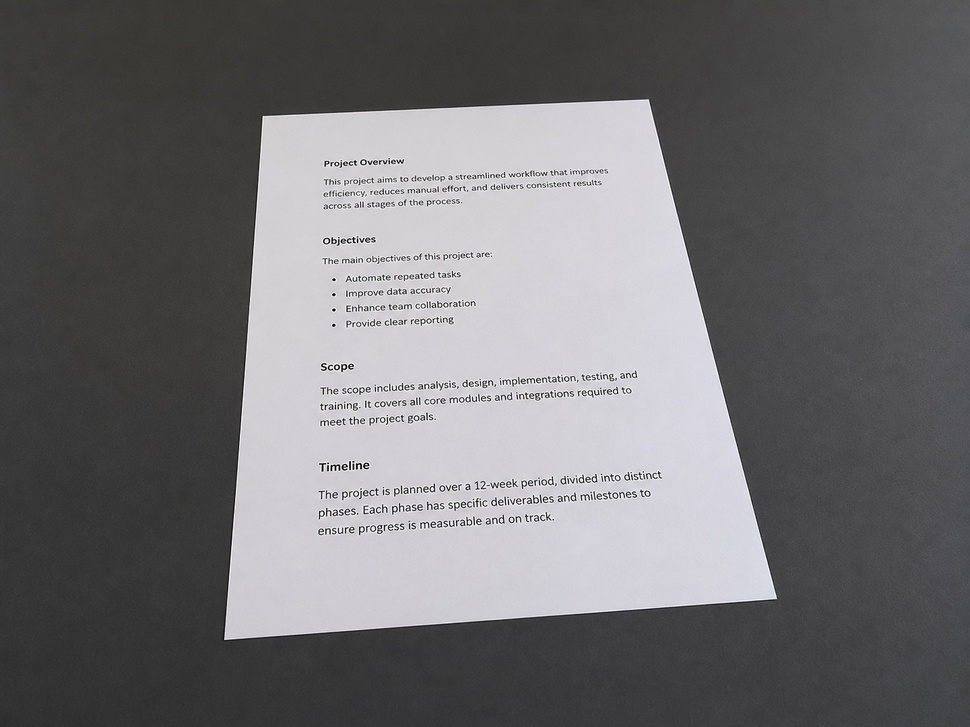
#> input picture inputs/document.jpg, 970 x 727 px, shrunk from 1448 x 1086 before the run
$ python day03_adaptive_parameters.py
#> lines starting #> are read from the running program, lines starting #| are printed output that depends on the picture; after the words box and inside, x2 and y2 are one past the last pixel; in counts of white or black regions, pixels touching at a corner belong together
from pathlib import Path
import cv2
import matplotlib.pyplot as plt

root = Path(__file__).resolve().parents[1]

image = cv2.imread(str(root / "inputs" / "document.jpg"))
#> image is the input picture: shape (727, 970, 3); mean B, G, R 114.3, 112.4, 113.2

if image is None:
    raise FileNotFoundError("无法读取图片")

gray = cv2.cvtColor(image, cv2.COLOR_BGR2GRAY)
blurred = cv2.GaussianBlur(gray, (5, 5), sigmaX=0)

def adaptive_gaussian(block_size, c_value):
    return cv2.adaptiveThreshold(
        blurred,
        255,
        cv2.ADAPTIVE_THRESH_GAUSSIAN_C,
        cv2.THRESH_BINARY,
        block_size,
        c_value,
    )

block_results = []

for block_size in [11, 51, 151]:
    result = adaptive_gaussian(block_size, 10)
    title = f"block={block_size}, C=10"
    block_results.append((title, result))
#> this loop made 3 passes
#> pass 1, `result = adaptive_gaussian(block_size, 10)`:
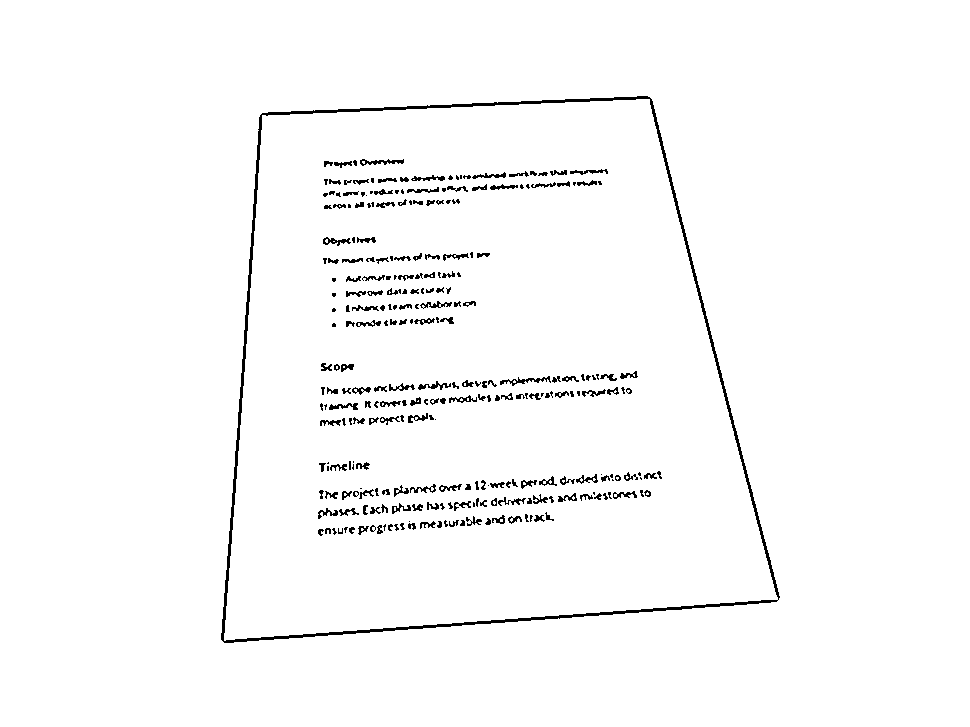
#> result: shape (727, 970); 97.8% white; black in thin lines or dots, all inside (x1, y1, x2, y2) = (221, 96, 780, 643)
#> pass 2, `result = adaptive_gaussian(block_size, 10)`:
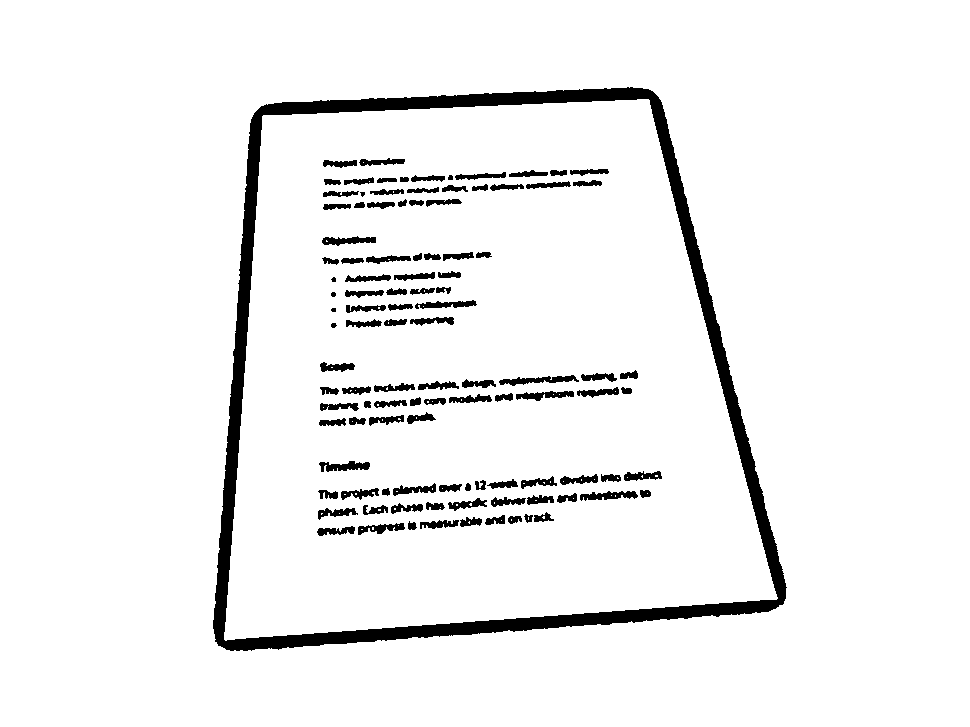
#> result: shape (727, 970); 94.3% white; 108 black regions (3 under 20 px), largest, box (x1, y1, x2, y2) and area: (213, 87, 787, 651) 24080, (499, 375, 579, 386) 409, (319, 461, 370, 472) 345
#> pass 3, `result = adaptive_gaussian(block_size, 10)`:
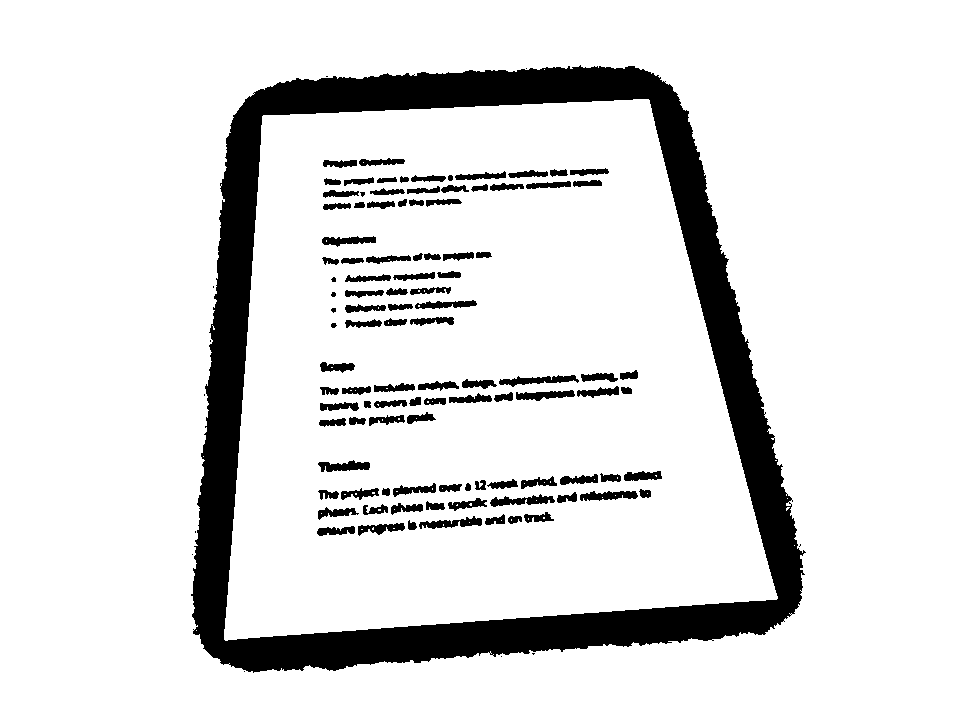
#> result: shape (727, 970); 87.6% white; 115 black regions (14 under 20 px), largest, box (x1, y1, x2, y2) and area: (191, 65, 806, 673) 69425, (499, 375, 579, 387) 468, (490, 494, 555, 507) 425
#> after the loop, block_results = 3 items

print(len(block_results))
#| 3

c_results = []

for c_value in [2, 10, 25]:
    result = adaptive_gaussian(51, c_value)
    title = f"block=51, C={c_value}"
    c_results.append((title, result))
#> this loop made 3 passes
#> pass 1, `result = adaptive_gaussian(51, c_value)`:
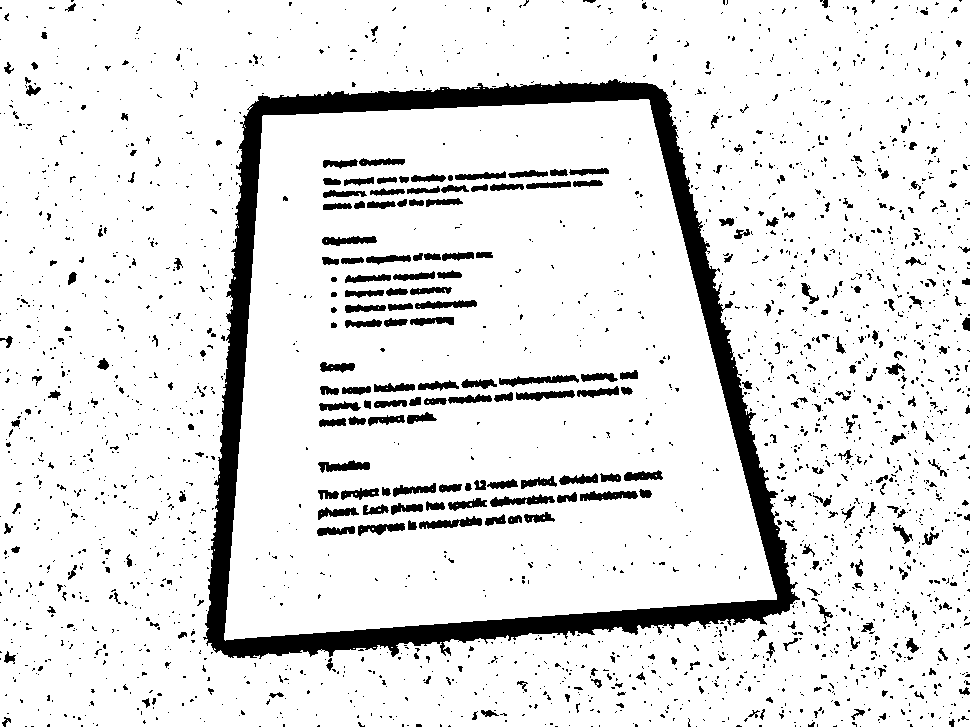
#> result: shape (727, 970); 89.4% white; 2527 black regions (2208 under 20 px), largest, box (x1, y1, x2, y2) and area: (203, 79, 800, 659) 38046, (499, 375, 579, 387) 483, (490, 494, 555, 507) 430
#> pass 3, `result = adaptive_gaussian(51, c_value)`:
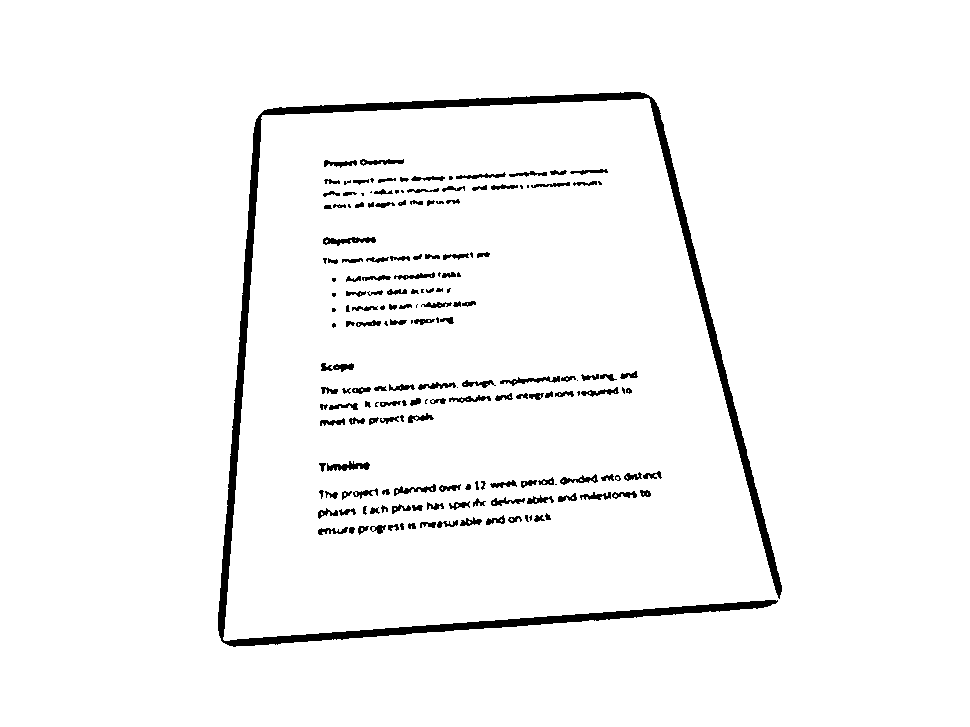
#> result: shape (727, 970); 96.4% white; 181 black regions (37 under 20 px), largest, box (x1, y1, x2, y2) and area: (218, 92, 782, 647) 14422, (323, 237, 376, 246) 254, (327, 461, 370, 471) 243
#> after the loop, c_results = 3 items

print(len(c_results))
#| 3

fig, axes = plt.subplots(2, 3, figsize=(15, 9))

for axis, (title, current) in zip(axes[0], block_results):
    axis.imshow(current, cmap="gray", vmin=0, vmax=255)
    axis.set_title(title)
    axis.axis("off")
#> this loop made 3 passes
#> title on passes 1 to 3: 'block=11, C=10', 'block=51, C=10', 'block=151, C=10'

for axis, (title, current) in zip(axes[1], c_results):
    axis.imshow(current, cmap="gray", vmin=0, vmax=255)
    axis.set_title(title)
    axis.axis("off")
#> this loop made 3 passes
#> title on passes 1 to 3: 'block=51, C=2', 'block=51, C=10', 'block=51, C=25'

fig.suptitle("Adaptive Gaussian Threshold Parameters")
fig.tight_layout()
fig.savefig(root / "outputs" / "day03_adaptive_parameters.png", dpi=150)
plt.close(fig)
